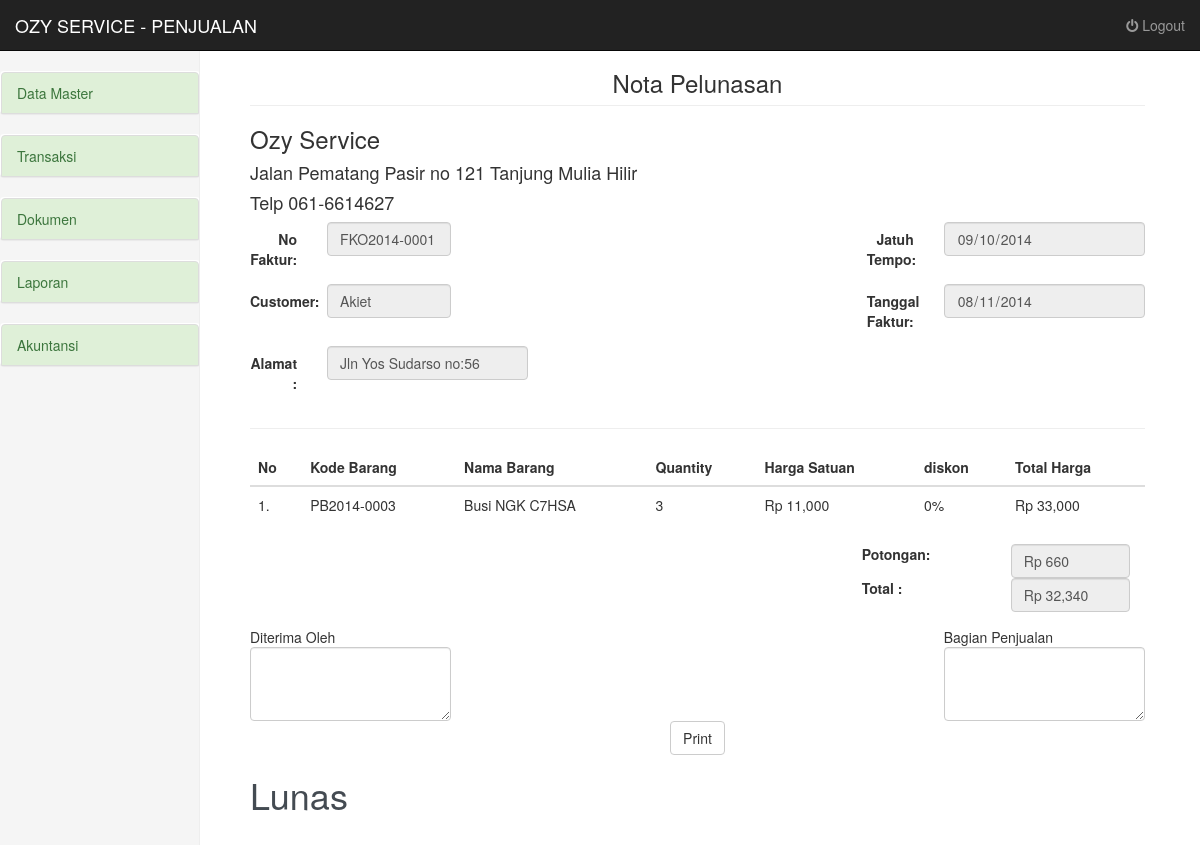
Page /penjualan/nota/index.php?kode_transaksi=FKO2014-0001 (signed in) on the committed database.
### tables this page shows
CREATE TABLE IF NOT EXISTS `penjualan` (
  `kode_faktur` varchar(20) NOT NULL,
  `kode_transaksi` varchar(20) NOT NULL,
  `tanggal_jatuh_tempo` date NOT NULL,
  PRIMARY KEY (`kode_faktur`),
  UNIQUE KEY `kode_transaksi` (`kode_transaksi`)
);

CREATE TABLE IF NOT EXISTS `transaksi` (
  `kode_transaksi` varchar(20) NOT NULL,
  `id_pelanggan` varchar(20) NOT NULL,
  `tanggal_pesan` date NOT NULL,
  `tanggal_lunas` date NOT NULL,
  `diskon` int(20) NOT NULL,
  `total_harga` int(20) NOT NULL,
  PRIMARY KEY (`kode_transaksi`)
);

CREATE TABLE IF NOT EXISTS `pelanggan` (
  `id_pelanggan` varchar(20) NOT NULL,
  `nama_pelanggan` text NOT NULL,
  `toko` varchar(20) NOT NULL,
  `alamat` text NOT NULL,
  `no_telepon` text NOT NULL,
  `email` varchar(30) NOT NULL,
  PRIMARY KEY (`id_pelanggan`)
);

CREATE TABLE IF NOT EXISTS `detail_penjualan` (
  `kode_transaksi` varchar(20) NOT NULL,
  `kode_barang` varchar(20) NOT NULL,
  `jumlah` int(5) NOT NULL,
  `harga` int(20) NOT NULL,
  `diskon` int(20) NOT NULL
);

CREATE TABLE IF NOT EXISTS `data_barang` (
  `kode_barang` varchar(20) NOT NULL,
  `no_parts` varchar(20) NOT NULL,
  `nama_barang` varchar(20) NOT NULL,
  `kategori` varchar(20) NOT NULL,
  `harga_beli` float NOT NULL,
  `harga_jual` float NOT NULL,
  `stock` int(10) NOT NULL,
  `stock toko` int(10) NOT NULL,
  `diskon` int(3) NOT NULL,
  PRIMARY KEY (`kode_barang`),
  UNIQUE KEY `no_parts` (`no_parts`)
);

### penjualan/nota/index.php (the view, shortened to what this page needs)
<?php
require_once("../templates/header.php");
$dat_server = mktime(date("G"),date("i"),date("s"),date("n"),date("j"),date("Y"));
$tgl = date("Y-n-j",$dat_server);
?>
  <div class="col-sm-9 col-sm-offset-3 col-md-10 col-md-offset-2 main">
    <?php
  if(isset($_GET["kode_transaksi"])){
    $kode_transaksi = $_GET["kode_transaksi"];
  } else {
    $kode_transaksi = "";
  }
  ?>
  <?php
  $view = mysql_fetch_row(mysql_query("SELECT * FROM penjualan JOIN transaksi ON (penjualan.kode_transaksi= transaksi.kode_transaksi) JOIN pelanggan ON (transaksi.id_pelanggan = pelanggan.id_pelanggan) WHERE penjualan.kode_faktur = '$kode_transaksi'"));
  ?>
  <center><h3 class="page-header">Nota Pelunasan</h3></center>
  <?php
  if($view[0]!=""){
  ?>
    <h3><tr>Ozy Service</tr></h3>
    <h4><tr>Jalan Pematang Pasir no 121 Tanjung Mulia Hilir</tr></h4>
    <h4><tr>Telp 061-6614627</tr></h4>
    <div class="row">
    <div class="col-md-12">
      <form class="form-horizontal" role="form">
    <div class="form-group">
      <label for="input" class="col-sm-1 control-label">No Faktur:</label>
      <div class="col-sm-2">
        <input type="text" class="form-control" id="input" value="<?php echo $view[0];?>" readonly="readonly">
      </div>
      <div class="col-sm-5">
      </div>
      <label for="input" class="col-sm-1 control-label">Jatuh Tempo:</label>
      <div class="col-sm-3">
    <?php
      $date=$view[5];
      $new_date = date('Y-m-j',strtotime('+30 day', strtotime($date)));
    ?>
        <input type="date" class="form-control" id="input" placeholder="2/10n/30"  value="<?php echo $new_date;?>" readonly="readonly">
      </div>
    </div>
     <form class="form-horizontal" role="form">
    <div class="form-group">
      <label for="input" class="col-sm-1 control-label">Customer:</label>
      <div class="col-sm-2">
        <input type="text" class="form-control" id="input" value="<?php echo $view[10];?>" readonly="readonly">
      </div>
    <div class="col-sm-5">
      </div>
      <label for="input" class="col-sm-1 control-label">Tanggal Faktur:</label>
      <div class="col-sm-3">
        <input type="date" class="form-control" id="input"  value="<?php echo $view[5];?>" readonly="readonly">
      </div>
  </div>
     <form class="form-horizontal" role="form">
    <div class="form-group">
      <label for="input" class="col-sm-1 control-label">Alamat :</label>
      <div class="col-sm-3">
        <input type="text" class="form-control" id="input"  value="<?php echo $view[12];?>" readonly="readonly">
      </div>
    </div>
    </div>
    </div>
    <div class="row">
    <div class="col-md-12">
      <hr/>
      <table class="table table-hover">
        <thead>
          <tr>
            <th>No</th>
            <th>Kode Barang</th>
            <th>Nama Barang</th>
            <th>Quantity</th>
            <th>Harga Satuan</th>
            <th>diskon</th>
            <th>Total Harga</th>
          </tr>
        </thead>
        <tbody>
          <?php
          $no = 1;
          $result = mysql_query("SELECT * FROM detail_penjualan JOIN data_barang ON (detail_penjualan.kode_barang=data_barang.kode_barang) WHERE kode_transaksi = '$view[1]'");
          $total = 0;
          while($row = mysql_fetch_array($result))
            {
          ?>
          <tr>
            <td><?php echo $no; ?>.</td>
            <td><?php echo $row['kode_barang']; ?></td>
            <td><?php echo $row['nama_barang']; ?></td>
            <td><?php echo $row['jumlah']; ?></td>
            <td>Rp <?php echo number_format($row['harga']); ?></td>
            <td><?php echo $row['diskon']; ?>%</td>
            <td>Rp <?php echo number_format(($row['jumlah']*$row['harga'])-($row['jumlah']*$row['harga']*$row['diskon']/100)); ?></td>
          </tr>
          <?php
            $total = $total + ($row['jumlah']*$row['harga'])-($row['jumlah']*$row['harga']*$row['diskon']/100);
            $no++;
            }
          ?>
        </tbody>
      </table>
      <div class="row">
      <div class="col-md-12">
      <div class="col-md-8">
      </div>
    </div>
    <div class="col-md-12">
      <div class="col-md-8">
      </div>
      <form class="form-horizontal" role="form">
    <div class="form-group">
    <?php
      $tgl_awal = $view[5];
      $tgl_akhir = $tgl;
      $pecah1 = explode("-", $tgl_awal);
      $date1 = $pecah1[2];
      $mount1 = $pecah1[1];
      $year1 = $pecah1[0];
      $pecah2 = explode("-", $tgl_akhir);
      $date2 = $pecah2[2];
      $mount2 = $pecah2[1];
      $year2 = $pecah2[0];
      $jd1 = GregorianToJD($mount1, $date1, $year1);
      $jd2 = GregorianToJD($mount2, $date2, $year2);
      $selisih = $jd2 - $jd1;
      if($selisih <= 10){
        $disc = $total*2/100;
      } else if($selisih > 10 and $selisih <= 30){
        $disc = 0;
      } else {
        $disc = -1*($total*1/100);
      }
    ?>
      <label for="input" class="col-sm-2 control-label">
      <?php
        $disc2 = $disc;
        if($disc >= 0){
          $disc2 = $disc;
          ?>
        Potongan:
      <?php }else{
           $disc2 = -1*$disc;
      ?>
        Denda:
      <?php }?>
    </label>
      <div class="col-sm-2">
        <input type="text" class="form-control" id="input"  value="Rp <?php echo number_format($disc2);?>" readonly="readonly">
      </div>
    </div>
    </div>
    <div class="col-md-12">
      <div class="col-md-8">
      </div>
      <form class="form-horizontal" role="form">
    <div class="form-group">
      <label for="input" class="col-sm-2 control-label">Total :</label>
      <div class="col-sm-2">
        <input type="text" class="form-control" id="input"  value="Rp <?php echo number_format($total-$disc);?>" readonly="readonly">
      </div>
    </div>
    </div>
    </div>
     <div class="row">
          <div class="col-md-3">Diterima Oleh <textarea class="form-control" rows="3"></textarea> </div>
          <div class="col-md-6"></div>
          <div class="col-md-3">Bagian Penjualan <textarea class="form-control" rows="3"></textarea> </div>
        </div>
        <center><button onClick="return window.print();" class="btn btn-default">Print</button></center>
  <?php
    if($view[6] == "0000-00-00"){
  ?>
       <a href="index.php?kode_transaksi=<?php echo $kode_transaksi;?>&lunas=1"><h1>Lunas</h1></a>
  <?php
    }
  }
  ?>
    </div>
  </div>
  <?php require_once("../templates/footer.php"); ?>

### assets/css/dashboard.css (style rules this page uses)
body { padding-top: 50px; }
.main { padding: 20px; }
@media (min-width: 768px) { .main { padding-right: 40px; padding-left: 40px; } }
.main .page-header { margin-top: 0; }

### penjualan/templates/header.php (style rules this page uses)
a { color: #444B52; text-decoration: none; }

### rows in the picture
penjualan: kode_faktur "FKO2014-0001", kode_transaksi.tanggal_pesan "09/10/2014", nama_pelanggan "Akiet", kode_transaksi.tanggal_pesan "08/11/2014", alamat "Jln Yos Sudarso no:56", kode_faktur.diskon "Rp 660", kode_faktur.diskon "Rp 32,340"
detail_penjualan: kode_barang.kode_barang "PB2014-0003", kode_barang.nama_barang "Busi NGK C7HSA", jumlah "3", harga "11,000", kode_barang.diskon "0", ($row['jumlah']*$row['harga'])-($row['jumlah']*$row['harga']*$row['diskon']/100) "33,000"
